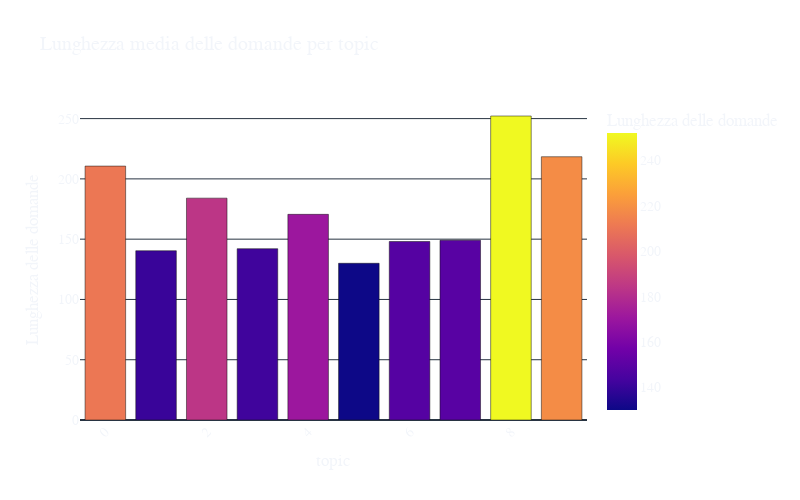

Notebook cell for this chart:
### Markdown cell above
Use a bar chart to show the average article length per category:

### Code cell
chart_labels = {"mean": "Lunghezza delle domande", "Topic": "Topic type"}

fig = px.bar(
    data_frame=categories_statistics_df_questions.sort_values(by="mean"),
    x="topic",
    y="mean",
    color="mean",
    labels=chart_labels,
    title="Lunghezza media delle domande per topic",
    width=800,
    height=500,
)

fig.update_layout(
    {
        "plot_bgcolor": "rgba(0, 0, 0, 0)",
        "paper_bgcolor": "rgba(0, 0, 0, 0)",
        "font": {
            "family": "Courier New, monospace",
            "size": 14,
            # 'color': "#eaeaea"
        },
    }
)

# rotate x-axis ticks
fig.update_xaxes(tickangle=-45)

fig.show()

### Figure 1 — Plotly figure (JSON) as saved in the notebook; plotly's stock layout.template omitted (floating-point values rounded to 4 significant figures)
{"data": [{"alignmentgroup": "True", "hovertemplate": "topic=%{x}<br>Lunghezza delle domande=%{marker.color}<extra></extra>", "legendgroup": "", "marker": {"color": [130.0, 140.4, 142.1, 148.1, 149.1, 170.6, 184.0, 210.6, 218.4, 252.2], "coloraxis": "coloraxis", "pattern": {"shape": ""}}, "name": "", "offsetgroup": "", "orientation": "v", "showlegend": false, "textposition": "auto", "x": [5, 1, 3, 6, 7, 4, 2, 0, 9, 8], "xaxis": "x", "y": [130.0, 140.4, 142.1, 148.1, 149.1, 170.6, 184.0, 210.6, 218.4, 252.2], "yaxis": "y", "type": "bar"}], "layout": {"xaxis": {"anchor": "y", "domain": [0.0, 1.0], "title": {"text": "topic"}, "tickangle": -45}, "yaxis": {"anchor": "x", "domain": [0.0, 1.0], "title": {"text": "Lunghezza delle domande"}}, "coloraxis": {"colorbar": {"title": {"text": "Lunghezza delle domande"}}, "colorscale": [[0.0, "#0d0887"], [0.1111, "#46039f"], [0.2222, "#7201a8"], [0.3333, "#9c179e"], [0.4444, "#bd3786"], [0.5556, "#d8576b"], [0.6667, "#ed7953"], [0.7778, "#fb9f3a"], [0.8889, "#fdca26"], [1.0, "#f0f921"]]}, "legend": {"tracegroupgap": 0}, "title": {"text": "Lunghezza media delle domande per topic"}, "barmode": "relative", "height": 500, "width": 800, "font": {"family": "Courier New, monospace", "size": 14}, "plot_bgcolor": "rgba(0, 0, 0, 0)", "paper_bgcolor": "rgba(0, 0, 0, 0)"}}
